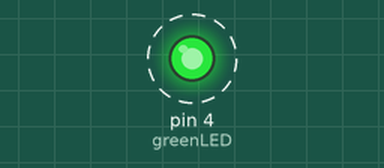
This sketch was run on a simulated Arduino Uno, built with avr-gcc and run on an emulated ATmega328P. Shown: output pins drawn as LEDs (lit = HIGH). Dashed ring = blinking.

Above: at 0.12 s.
Timing chart, 0 to 3.0 s (numbered marks = the images above):
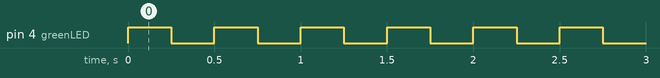

Measured:
- by itself, pin 4 (greenLED): alternates HIGH for 0.25 s and LOW for 0.25 s

The sketch:

Unit_3_Lab_Program_2.ino
```cpp
/*  Title: Unit 3 Lab Program #2
 *  Purpose: Flash a single green LED
 *  Author: Andy Davis
 *  Date: 3/28/2021
 *  Green LED connected to pin D4
 */

const int greenLED = 4;

void setup() {
  pinMode(greenLED, OUTPUT);
}

void loop() {
  digitalWrite(greenLED, HIGH);
  delay(250);
  digitalWrite(greenLED, LOW);
  delay(250);
}
```
